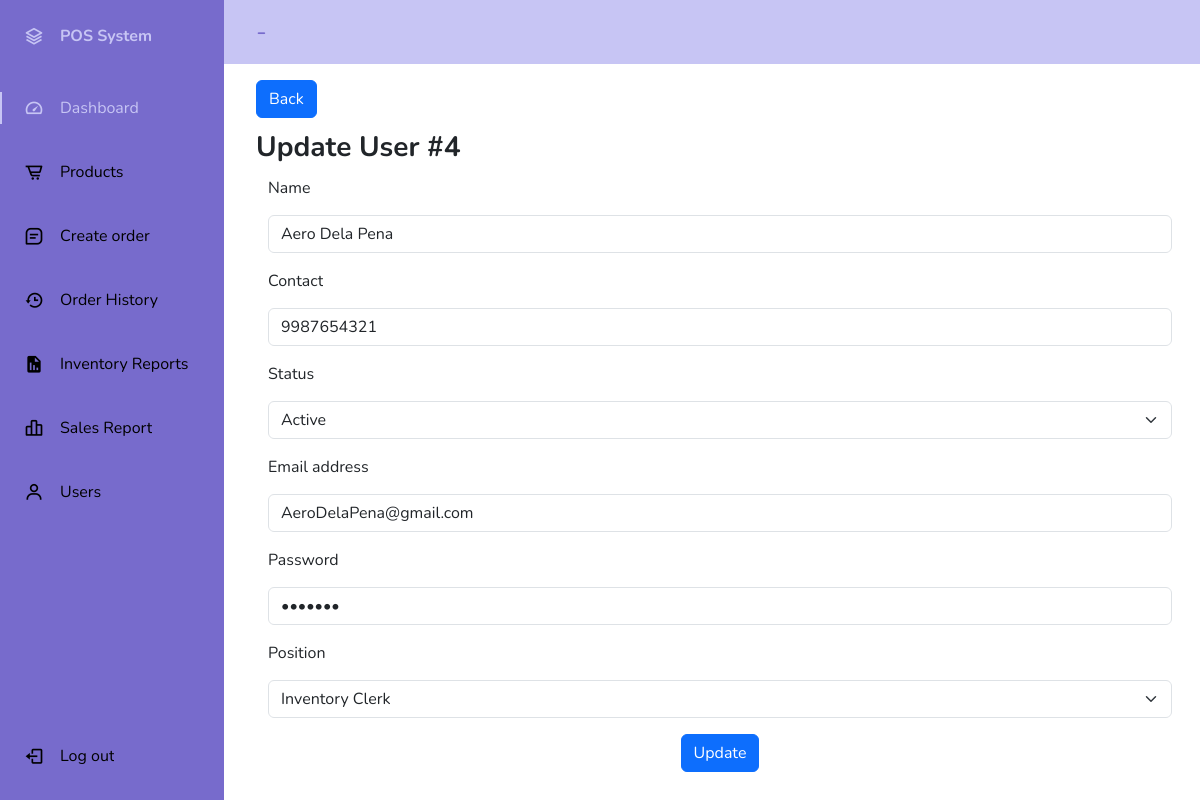
The page /Manager/users/editUser.php?userID=4 on the database its author committed.
### tables this page shows
CREATE TABLE `users` (
  `userID` int(11) NOT NULL,
  `Name` varchar(100) NOT NULL,
  `Contact` bigint(100) NOT NULL,
  `Email` varchar(100) NOT NULL,
  `Password` varchar(100) NOT NULL,
  `Position` varchar(100) NOT NULL,
  `Status` varchar(100) NOT NULL,
  `Archive` varchar(100) NOT NULL
);

### Manager/users/editUser.php (the view, shortened to what this page needs)
<?php
include "../includes/dbconn.php";
$userID = $_GET['userID'];
$sql = "SELECT * FROM `users` WHERE `userID` = '{$userID}'";
$result = mysqli_query($conn, $sql);
$row = $result->fetch_assoc();
$name = $row['Name'];
$contact = $row['Contact'];
$email = $row['Email'];
$password = $row['Password'];
$position = $row['Position'];
$status = $row['Status'];
?>
<!doctype html>
<html lang="en">
<head>
    <link href="https://cdn.jsdelivr.net/npm/bootstrap@5.3.2/dist/css/bootstrap.min.css" rel="stylesheet">
    <link href="https://cdn.jsdelivr.net/npm/boxicons@latest/css/boxicons.min.css" rel="stylesheet">
    <link rel="stylesheet" href="../includes/style.css">
</head>
<body id="body-pd">
<header class="header" id="header">
        <div class="header_toggle"><?php echo $_SESSION['Name'] . ' - ' . $_SESSION['Position'] ?></div>
        <div class="header_img"> <img src="https://visualpharm.com/assets/381/Admin-595b40b65ba036ed117d3b23.svg" alt=""> </div>
    </header>
    <div class="l-navbar" id="nav-bar">
    <nav class="nav">
            <div>
                <a href="" class="nav_logo">
                    <i class='bx bx-layer nav_logo-icon'></i>
                    <span class="nav_logo-name">POS System</span>
                </a>
                <div class="nav_list">
                    <a href="../dashboard/dashboard.php" class="nav_link active">
                        <i class='bx bx-tachometer nav_icon'></i>
                        <span class="nav_name">Dashboard</span>
                    </a>
                    <a href="../products/allProducts.php" class="nav_link">
                        <i class='bx bx-cart-alt nav_icon'></i>
                        <span class="nav_name">Products</span>
                    </a>
                    <a href="../CreateOrder/createOrder.php" class="nav_link">
                        <i class='bx bx-message-square-detail nav_icon'></i>
                        <span class="nav_name">Create order</span>
                    </a>
                    <a href="../orderHistory/history.php" class="nav_link">
                        <i class='bx bx-history nav_icon'></i>
                        <span class="nav_name">Order History</span>
                    </a>
                    <a href="../Inventory Report/inventoryReport.php" class="nav_link">
                        <i class='bx bxs-report nav_icon'></i>
                        <span class="nav_name">Inventory Reports</span>
                    </a> <a href="../SalesReport/salesReport.php" class="nav_link">
                        <i class='bx bx-bar-chart-alt-2 nav_icon'></i>
                        <span class="nav_name">Sales Report</span>
                    </a>
                    <a href="../users/allUsers.php" class="nav_link">
                        <i class='bx bx-user nav_icon'></i>
                        <span class="nav_name">Users</span>
                    </a>
                </div>
            </div>
            <a href="../logout.php" class="nav_link">
                <i class='bx bx-log-out nav_icon'></i>
                <span class="nav_name">Log out</span>
            </a>
        </nav>
    </div>
    <div class="bg-body text-center">
        <div class="text-start">
            <a href="allUsers.php" class="btn btn-primary mt-3">Back</a>
        </div>
        <p class="text-start fw-bold fs-3 my-2">Update User #<?php echo $userID; ?></p>
        <div class="container">
            <div class="row justify-content-center">
                <form class="text-start" method="POST" action="sqlUpdateUser.php?userID=<?php echo $row['userID']; ?>">
                    <div class="mb-3">
                        <label for="inputName" class="form-label">Name</label>
                        <input type="Text" class="form-control" id="inputName" name="inputName" value="<?php echo $name; ?>" required>
                    </div>
                    <div class="mb-3">
                        <label for="inputContact" class="form-label">Contact</label>
                        <input type="number" class="form-control" id="inputContact" name="inputContact" value="<?php echo $contact; ?>" required>
                    </div>
                    <div class="mb-3">
                        <label for="inputStatus" class="form-label">Status</label>
                        <select class="form-select" name="inputStatus" required>
                            <option value="Active" <?php echo ($status == 'Active') ? 'selected' : ''; ?>>Active</option>
                        </select>
                    </div>
                    <div class="mb-3">
                        <label for="inputEmail" class="form-label">Email address</label>
                        <input type="email" class="form-control" id="inputEmail" name="inputEmail" value="<?php echo $email; ?>" required>
                    </div>
                    <div class="mb-3">
                        <label for="inputPassword" class="form-label">Password</label>
                        <input type="password" class="form-control" id="inputPassword" name="inputPassword" value="<?php echo $password; ?>">
                    </div>
                    <div class="mb-3">
                        <label for="inputPosition" class="form-label">Position</label>
                        <select class="form-select" name="inputPosition" required>
                            <option value="Inventory Clerk" <?php echo ($position == 'Inventory Clerk') ? 'selected' : ''; ?>>Inventory Clerk</option>
                        </select>
                    </div>
                    <div class="mb-3 d-flex justify-content-center">
                        <button type="submit" class="btn btn-primary" onclick="checkPosition();">Update</button>
                    </div>
                </form>
            </div>
        </div>
    </div>
</body>
</html>

### Manager/includes/style.css (style rules this page uses)
:root { --header-height: 3rem; --nav-width: 68px; --first-color: #776BCC; --first-color-light: black; --white-color: #C7C5F4; --body-font: 'Nunito', sans-serif; --normal-font-size: 1rem; --z-fixed: 100 }
* { overflow-x: hidden; }
body { position: relative; margin: var(--header-height) 0 0 0; padding: 0 1rem; font-family: var(--body-font); font-size: var(--normal-font-size); }
a { text-decoration: none; }
.header { width: 100%; height: var(--header-height); position: fixed; top: 0; left: 0; display: flex; align-items: center; justify-content: space-between; padding: 0 1rem; background-color: var(--white-color); z-index: var(--z-fixed); }
.header_toggle { color: var(--first-color); font-size: 1.6rem; cursor: pointer; }
.header_img { width: 35px; height: 35px; display: flex; justify-content: center; border-radius: 50%; overflow: hidden; }
.header_img img { width: 40px; }
.l-navbar { position: fixed; top: 0; left: -30%; width: var(--nav-width); height: 100vh; background-color: var(--first-color); padding: .5rem 1rem 0 0; z-index: var(--z-fixed); }
.nav { height: 100%; display: flex; flex-direction: column; justify-content: space-between; overflow: hidden; }
.nav_logo, .nav_link { display: grid; grid-template-columns: max-content max-content; align-items: center; column-gap: 1rem; padding: .5rem 0 .5rem 1.5rem; }
.nav_logo { margin-bottom: 2rem; }
.nav_logo-icon { font-size: 1.25rem; color: var(--white-color); }
.nav_logo-name { color: var(--white-color); font-weight: 700; }
.nav_link { position: relative; color: var(--first-color-light); margin-bottom: 1.5rem; }
.nav_icon { font-size: 1.25rem; }
.show { left: 0; }
.body-pd { padding-left: calc(var(--nav-width) + 1rem); }
.active { color: var(--white-color); }
.active::before { content: ''; position: absolute; left: 0; width: 2px; height: 32px; background-color: var(--white-color); }
@media screen and (min-width: 768px) { body { margin: calc(var(--header-height) + 1rem) 0 0 0; padding-left: calc(var(--nav-width) + 2rem); } }
@media screen and (min-width: 768px) { .header { height: calc(var(--header-height) + 1rem); padding: 0 2rem 0 calc(var(--nav-width) + 2rem); } }
@media screen and (min-width: 768px) { .header_img { width: 40px; height: 40px; } }
@media screen and (min-width: 768px) { .header_img img { width: 45px; } }
@media screen and (min-width: 768px) { .l-navbar { left: 0; padding: 1rem 1rem 0 0; } }
@media screen and (min-width: 768px) { .show { width: calc(var(--nav-width) + 156px); } }
@media screen and (min-width: 768px) { .body-pd { padding-left: calc(var(--nav-width) + 188px); } }

### rows shown on the page
users: inputName "Aero Dela Pena", inputContact "9987654321", inputStatus "Active", inputEmail "AeroDelaPena@gmail.com", inputPosition "Inventory Clerk"

### other values the page prints
$userID "4"
